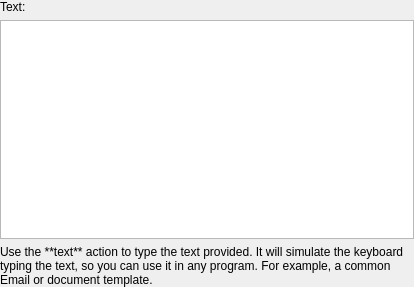
<?xml version="1.0" encoding="UTF-8"?>
<ui version="4.0">
 <class>TextWidget</class>
 <widget class="QWidget" name="TextWidget">
  <property name="geometry">
   <rect>
    <x>0</x>
    <y>0</y>
    <width>414</width>
    <height>287</height>
   </rect>
  </property>
  <property name="windowTitle">
   <string>Form</string>
  </property>
  <layout class="QVBoxLayout" name="verticalLayout">
   <property name="leftMargin">
    <number>0</number>
   </property>
   <property name="topMargin">
    <number>0</number>
   </property>
   <property name="rightMargin">
    <number>0</number>
   </property>
   <property name="bottomMargin">
    <number>0</number>
   </property>
   <item>
    <layout class="QVBoxLayout" name="verticalLayout_2">
     <item>
      <widget class="QLabel" name="label">
       <property name="text">
        <string>Text:</string>
       </property>
      </widget>
     </item>
     <item>
      <widget class="QTextEdit" name="textEdit"/>
     </item>
     <item>
      <widget class="QLabel" name="label_2">
       <property name="sizePolicy">
        <sizepolicy hsizetype="Preferred" vsizetype="Preferred">
         <horstretch>0</horstretch>
         <verstretch>0</verstretch>
        </sizepolicy>
       </property>
       <property name="text">
        <string>Use the **text** action to type the text provided. It will simulate the keyboard typing the text, so you can use it in any program. For example, a common Email or document template.</string>
       </property>
       <property name="textFormat">
        <enum>Qt::MarkdownText</enum>
       </property>
       <property name="alignment">
        <set>Qt::AlignLeading|Qt::AlignLeft|Qt::AlignTop</set>
       </property>
       <property name="wordWrap">
        <bool>true</bool>
       </property>
      </widget>
     </item>
    </layout>
   </item>
  </layout>
 </widget>
 <resources/>
 <connections/>
</ui>
